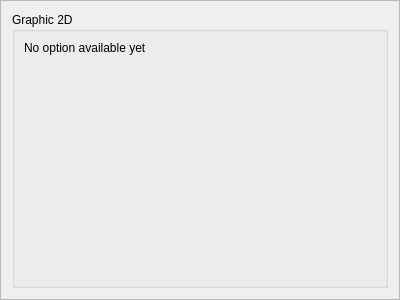
<?xml version="1.0" encoding="UTF-8"?>
<ui version="4.0">
 <class>DisplayGraphic2DOptionsFrame</class>
 <widget class="QFrame" name="DisplayGraphic2DOptionsFrame">
  <property name="geometry">
   <rect>
    <x>0</x>
    <y>0</y>
    <width>400</width>
    <height>300</height>
   </rect>
  </property>
  <property name="windowTitle">
   <string>Frame</string>
  </property>
  <property name="frameShape">
   <enum>QFrame::StyledPanel</enum>
  </property>
  <property name="frameShadow">
   <enum>QFrame::Raised</enum>
  </property>
  <layout class="QVBoxLayout" name="verticalLayout">
   <item>
    <widget class="QGroupBox" name="groupBox">
     <property name="title">
      <string>Graphic 2D</string>
     </property>
     <layout class="QVBoxLayout" name="verticalLayout_2">
      <item>
       <widget class="QLabel" name="label">
        <property name="text">
         <string>No option available yet</string>
        </property>
       </widget>
      </item>
      <item>
       <spacer name="verticalSpacer">
        <property name="orientation">
         <enum>Qt::Vertical</enum>
        </property>
        <property name="sizeHint" stdset="0">
         <size>
          <width>20</width>
          <height>218</height>
         </size>
        </property>
       </spacer>
      </item>
     </layout>
    </widget>
   </item>
  </layout>
 </widget>
 <resources/>
 <connections/>
</ui>
